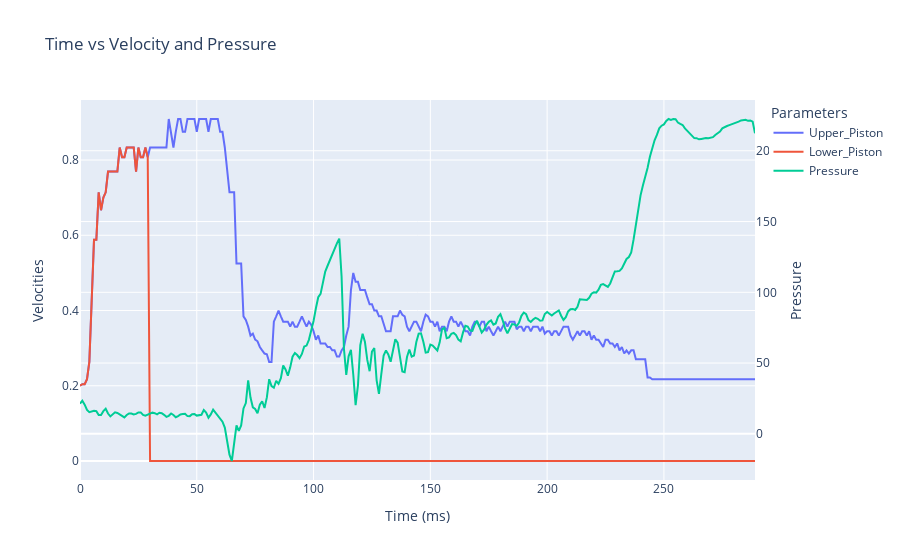

This figure's notebook cell:
### Code cell
fig = go.Figure()

fig.add_trace(go.Scatter(x=velocity_filtered['NewZeit'], y=velocity_filtered['Upper_Piston'], mode='lines', name='Upper_Piston'))
fig.add_trace(go.Scatter(x=velocity_filtered['NewZeit'], y=velocity_filtered['Lower_Piston'], mode='lines', name='Lower_Piston'))

fig.add_trace(go.Scatter(x=velocity_filtered['NewZeit'], y=velocity_filtered['ActPress'], mode='lines', name='Pressure', yaxis = "y2"))

fig.update_layout(
    yaxis2=dict(
        title='Pressure',
        overlaying='y',
        side='right'
    ),
    xaxis_title='Time (ms)',
    yaxis=dict(title='Velocities'),
    title='Time vs Velocity and Pressure',
    legend_title='Parameters'
)

### Figure 1 — Plotly figure (JSON) as saved in the notebook; plotly's stock layout.template omitted (floating-point values rounded to 4 significant figures; data arrays with more than 128 entries replaced by an {"elided": "..."} marker saying what was removed)
{"data": [{"mode": "lines", "name": "Upper_Piston", "type": "scatter", "x": {"elided": "290 int values"}, "y": {"elided": "290 float values"}}, {"mode": "lines", "name": "Lower_Piston", "type": "scatter", "x": {"elided": "290 int values"}, "y": {"elided": "290 float values"}}, {"mode": "lines", "name": "Pressure", "type": "scatter", "x": {"elided": "290 int values"}, "y": {"elided": "290 float values"}, "yaxis": "y2"}], "layout": {"legend": {"title": {"text": "Parameters"}}, "title": {"text": "Time vs Velocity and Pressure"}, "xaxis": {"title": {"text": "Time (ms)"}}, "yaxis": {"title": {"text": "Velocities"}}, "yaxis2": {"overlaying": "y", "side": "right", "title": {"text": "Pressure"}}}}
